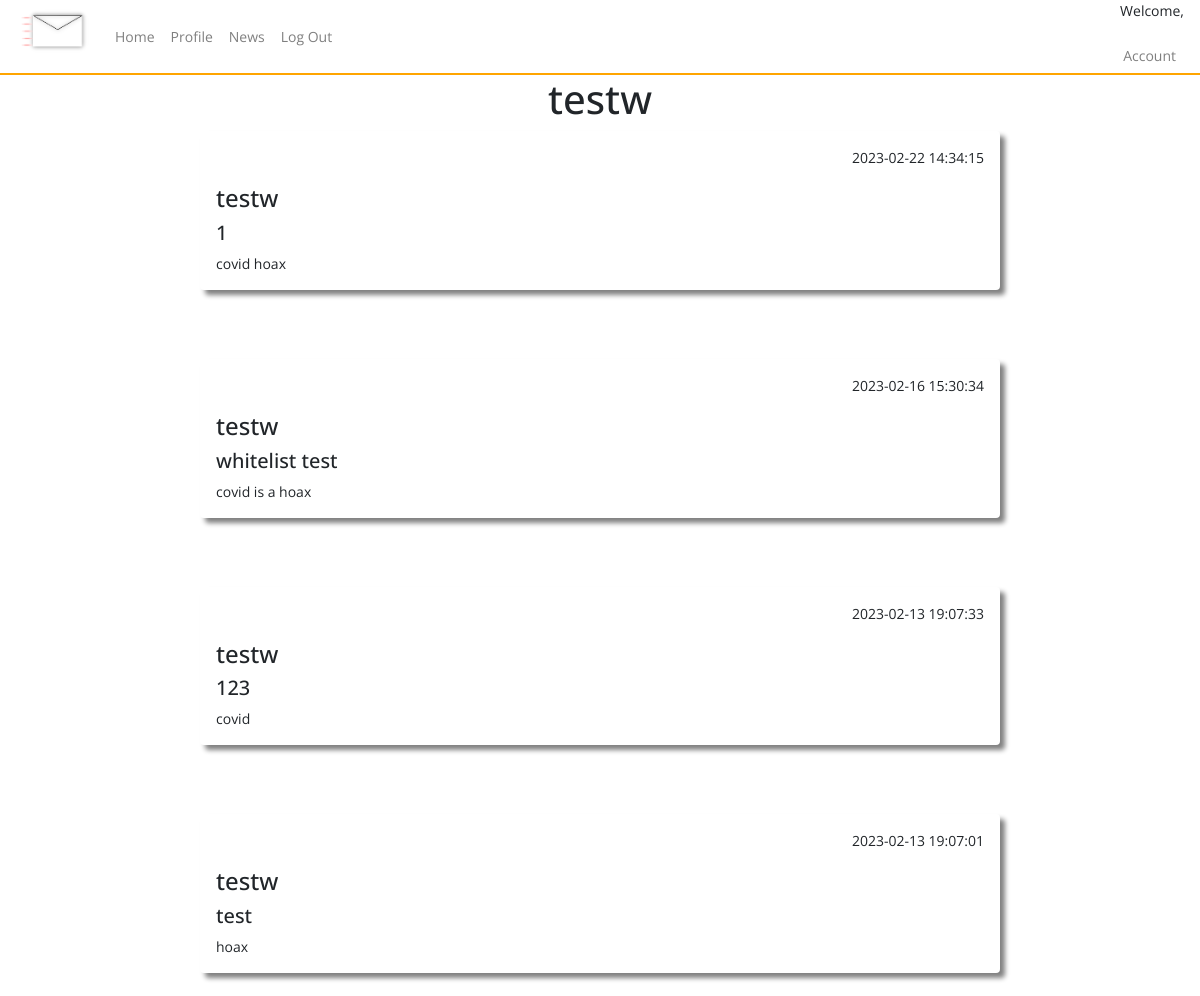
Page /user/testw (upper part) on the earlier database version.
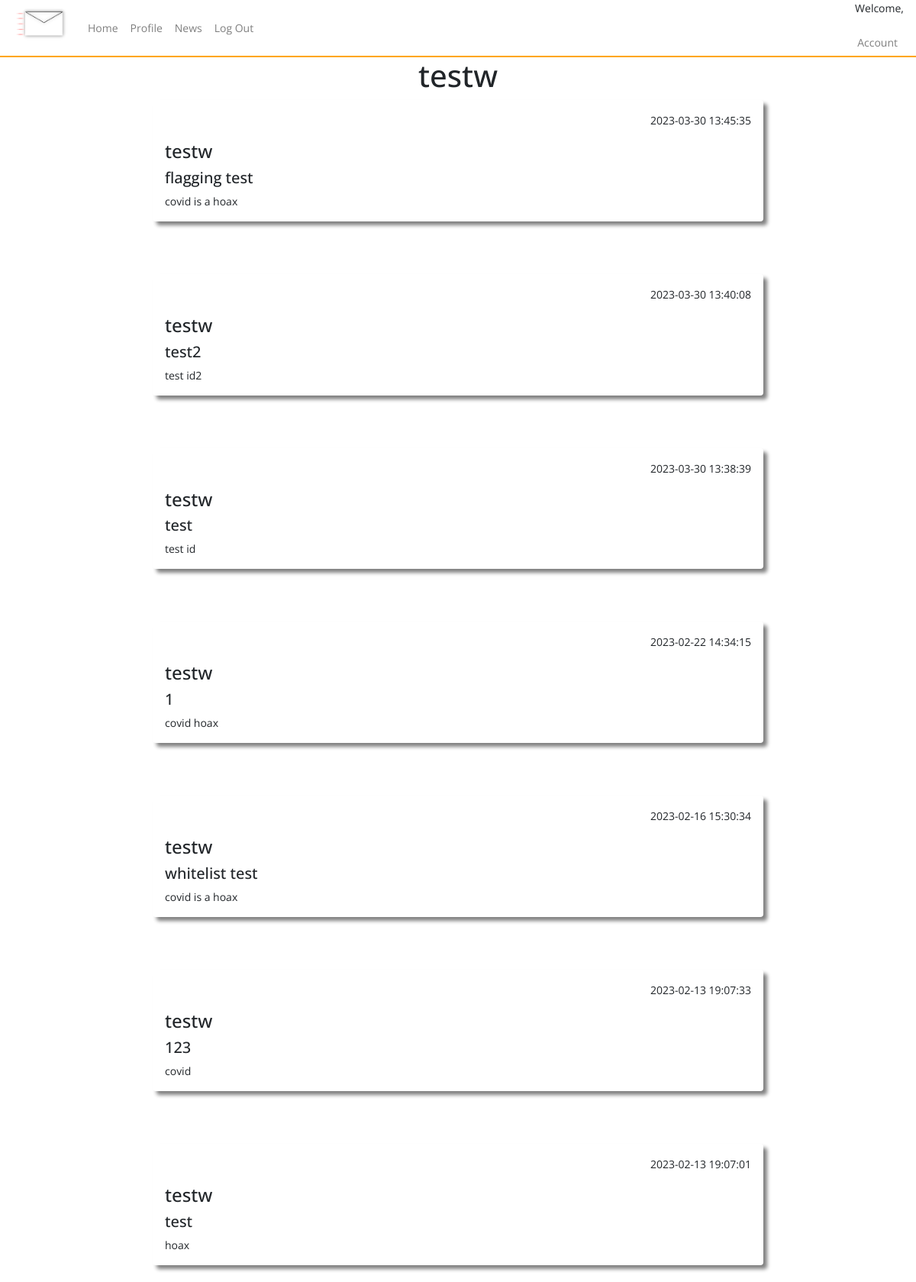
Same page on the later database version.
### tables this page shows
CREATE TABLE users (
    ID INTEGER PRIMARY KEY AUTOINCREMENT,
    username TEXT NOT NULL,
    password TEXT NOT NULL,
    email TEXT NOT NULL UNIQUE
, user_type VARCHAR, whitelisted text, blacklisted text);

CREATE TABLE posts (
    ID INTEGER PRIMARY KEY AUTOINCREMENT,
    title TEXT NOT NULL,
    content TEXT NOT NULL,
    by_user TEXT NOT NULL,
    created_at timestamp default current_timestamp
, userID integer, flag_covid text, blacklisted text, flag_vaccine text, flag_tests text, flag_cures text);

### app.py (the view)
@app.route('/user/<username>')
def user_profile(username):
    conn = sqlite3.connect(DATABASE)
    cursor = conn.cursor()
    cursor.execute('SELECT * FROM users WHERE username = ?', (username,))
    user_row = cursor.fetchone()
    conn.close()
    user = {
        'id': user_row[0],
        'username': user_row[1],
        'email': user_row[3]
    } if user_row else None
    user_posts=query_db('SELECT * FROM posts WHERE by_user = ? ORDER BY created_at DESC', (username,))
    return render_template('user_profile.html', user=user, user_posts=user_posts)

### app.py (called while the page is built)
def query_db(query, args=(), one=False):
    con = g._database = sqlite3.connect(DATABASE)
    con.row_factory = sqlite3.Row
    cur = con.execute(query, args)
    rv = cur.fetchall()
    cur.close()
    return (rv[0] if rv else None) if one else rv

### templates/user_profile.html (shortened to what this page needs)
{% include "layout.html" %}
{% include "nav.html" %}
<center><h1>{{ user.username }}</h1></center>
<div class="container-fluid">
    {% for user_post in user_posts %}
    <div class="shadow mx-auto posts p-3 mb-5 rounded">
    <p align="right">{{  user_post.created_at  }}</p>
    <h4>{{ user_post.by_user }}</h4>
    <h5>{{ user_post.title }}</h5>
    {{ user_post.content }}<br/>
    </div>
    <br/>
    {% endfor %}
</div>

### templates/layout.html (shortened to what this page needs)
<!doctype html>
<head>
  <link href="{{ url_for('static', filename='css/bootstrap.min.css') }}" rel="stylesheet">
  <link href="{{ url_for('static', filename='css/style.css') }}" rel="stylesheet">
  <link href="https://cdnjs.cloudflare.com/ajax/libs/toastr.js/latest/toastr.min.css" rel="stylesheet">
</head>

### templates/nav.html (shortened to what this page needs)
<nav class="navbar nav-main navbar-expand-lg navbar-light">
    <a class="navbar-brand">
      <img src="{{url_for('static', filename='assets/logo.png')}}" alt="logo" style="height: 75px;">
    </a>
    <div class="collapse navbar-collapse" id="navbarNav">
      <ul class="navbar-nav">
        <li class="nav-item">
          <a class="nav-link" href="{{ url_for('posts') }}">Home</a>
        </li>
        <li class="nav-item">
          <a class="nav-link" href="{{ url_for('profile') }}">Profile</a>
        </li>
        <li class="nav-item">
          <a class="nav-link" href="{{ url_for('news') }}">News</a>
        </li>
        <li class="nav-item">
          <a class="nav-link" href="{{ url_for('logout') }}">Log Out</a>
        </li>
      </ul>
    </div>
    <div class="welcome-session">
      <p>Welcome, {{session.username}}</p>
      <ul class="navbar-nav">
        <li class="nav-item">
          <a class="nav-link" href="{{ url_for('account_settings') }}">Account</a>
        </li>
      </ul>
    </div>
  </nav>

### static/css/style.css (style rules this page uses)
.shadow { box-shadow: 5px 5px 5px grey; }
.posts { width: 800px; }
.nav-main { background-color: rgb(255, 255, 255); border-bottom: 2px solid orange; height: 75px; }
.welcome-session { text-align: right; }

Differences in the rows shown:
added posts: created_at "2023-03-30 13:45:35", by_user "testw", title "flagging test", content "covid is a hoax"
added posts: created_at "2023-03-30 13:40:08", by_user "testw", title "test2", content "test id2"
added posts: created_at "2023-03-30 13:38:39", by_user "testw", title "test", content "test id"
